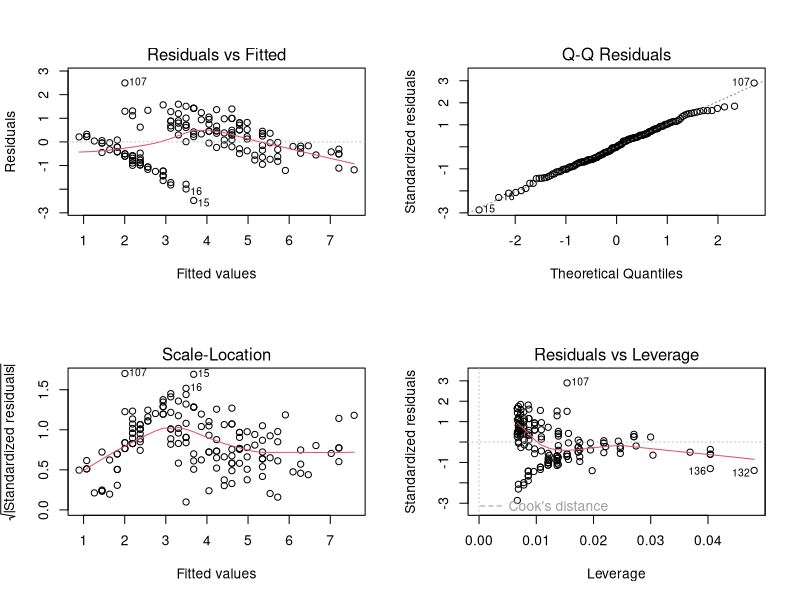
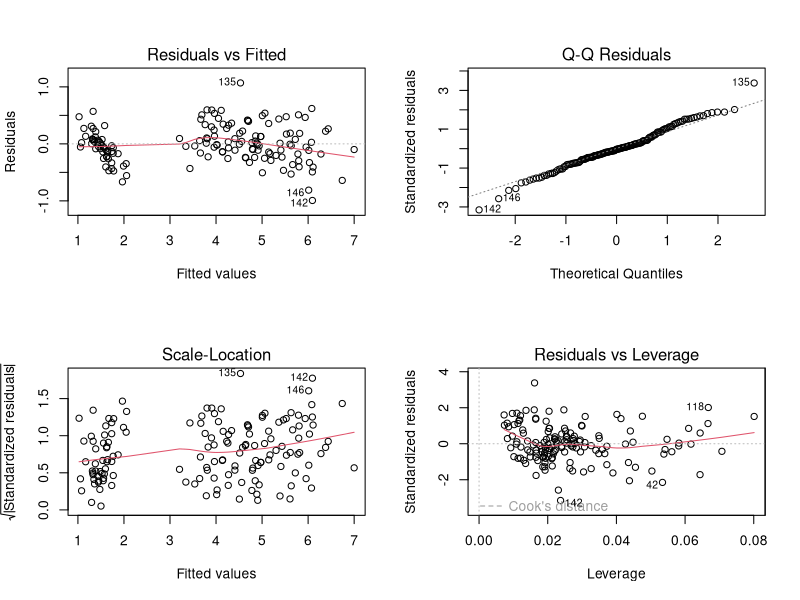
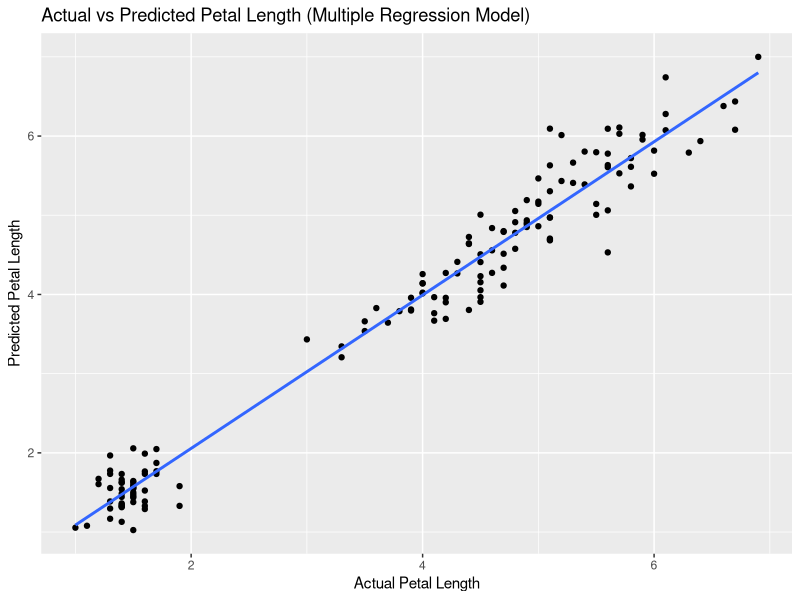

Source code (R) for these figures, in order:
## ---- chunk 1
library(ggplot2)
library(dplyr)
library(tidyr)
library(MASS)

data(iris)

str(iris)

model_simple <- lm(Petal.Length ~ Sepal.Length, data = iris)

summary(model_simple)
## ---- chunk 2
# Residual analysis for the model
par(mfrow = c(2, 2)) # Set up a 2x2 grid for plots
plot(model_simple)

# Model Accuracy for the model
rsquared_simple <- summary(model_simple)$r.squared
cat("R-squared for model:", rsquared_simple, "\n")
rmse_simple <- sqrt(mean((iris$Petal.Length - predict(model_simple))^2))
cat("RMSE for  model:", rmse_simple, "\n")

# Check acceptance of the model
if (rsquared_simple > 0.5 & !any(model_simple$residuals > 2 | model_simple$residuals < -2)) {
  cat("model is accepted.\n")
} else {
  cat("model is not accepted.\n")
}

# Fit a multiple regression model with additional predictors
model_mult <- lm(Petal.Length ~ Sepal.Length + Sepal.Width + Petal.Width, data = iris)

# Summarize the model
summary(model_mult)

# Residual analysis for the multiple regression model
par(mfrow = c(2, 2)) # Set up a 2x2 grid for plots
plot(model_mult)
## ---- chunk 3
# Model Accuracy for the multiple regression model
rsquared_mult <- summary(model_mult)$r.squared
cat("R-squared for multiple regression model:", rsquared_mult, "\n")
rmse_mult <- sqrt(mean((iris$Petal.Length - predict(model_mult))^2))
cat("RMSE for multiple regression model:", rmse_mult, "\n")

# Check acceptance of the multiple regression model
if (rsquared_mult > 0.7 & !any(model_mult$residuals > 2 | model_mult$residuals < -2)) {
  cat("Multiple regression model is accepted.\n")
} else {
  cat("Multiple regression model is not accepted.\n")
}

# Visualize the predictions for the multiple regression model
iris_predicted_mult <- iris %>%
  mutate(Predicted_Petal_Length_mult = predict(model_mult))

ggplot(iris_predicted_mult, aes(x = Petal.Length, y = Predicted_Petal_Length_mult)) +
  geom_point() +
  geom_smooth(method = "lm", se = FALSE) +
  ggtitle("Actual vs Predicted Petal Length (Multiple Regression Model)") +
  xlab("Actual Petal Length") +
  ylab("Predicted Petal Length")

# Compare models
cat("Comparison of model accuracies:\n")
cat("R-squared (Simple Model):", rsquared_simple, "\n")
cat("R-squared (Multiple Regression Model):", rsquared_mult, "\n")
cat("RMSE (Simple Model):", rmse_simple, "\n")
cat("RMSE (Multiple Regression Model):", rmse_mult, "\n")
